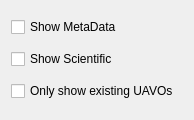
<?xml version="1.0" encoding="UTF-8"?>
<ui version="4.0">
 <class>viewoptions</class>
 <widget class="QDialog" name="viewoptions">
  <property name="geometry">
   <rect>
    <x>0</x>
    <y>0</y>
    <width>194</width>
    <height>120</height>
   </rect>
  </property>
  <property name="windowTitle">
   <string>View Options</string>
  </property>
  <layout class="QVBoxLayout" name="verticalLayout">
   <item>
    <widget class="QCheckBox" name="cbMetaData">
     <property name="text">
      <string>Show MetaData</string>
     </property>
    </widget>
   </item>
   <item>
    <widget class="QCheckBox" name="cbScientific">
     <property name="text">
      <string>Show Scientific</string>
     </property>
    </widget>
   </item>
   <item>
    <widget class="QCheckBox" name="cbHideNotPresent">
     <property name="text">
      <string>Only show existing UAVOs</string>
     </property>
    </widget>
   </item>
  </layout>
 </widget>
 <resources/>
 <connections/>
</ui>
